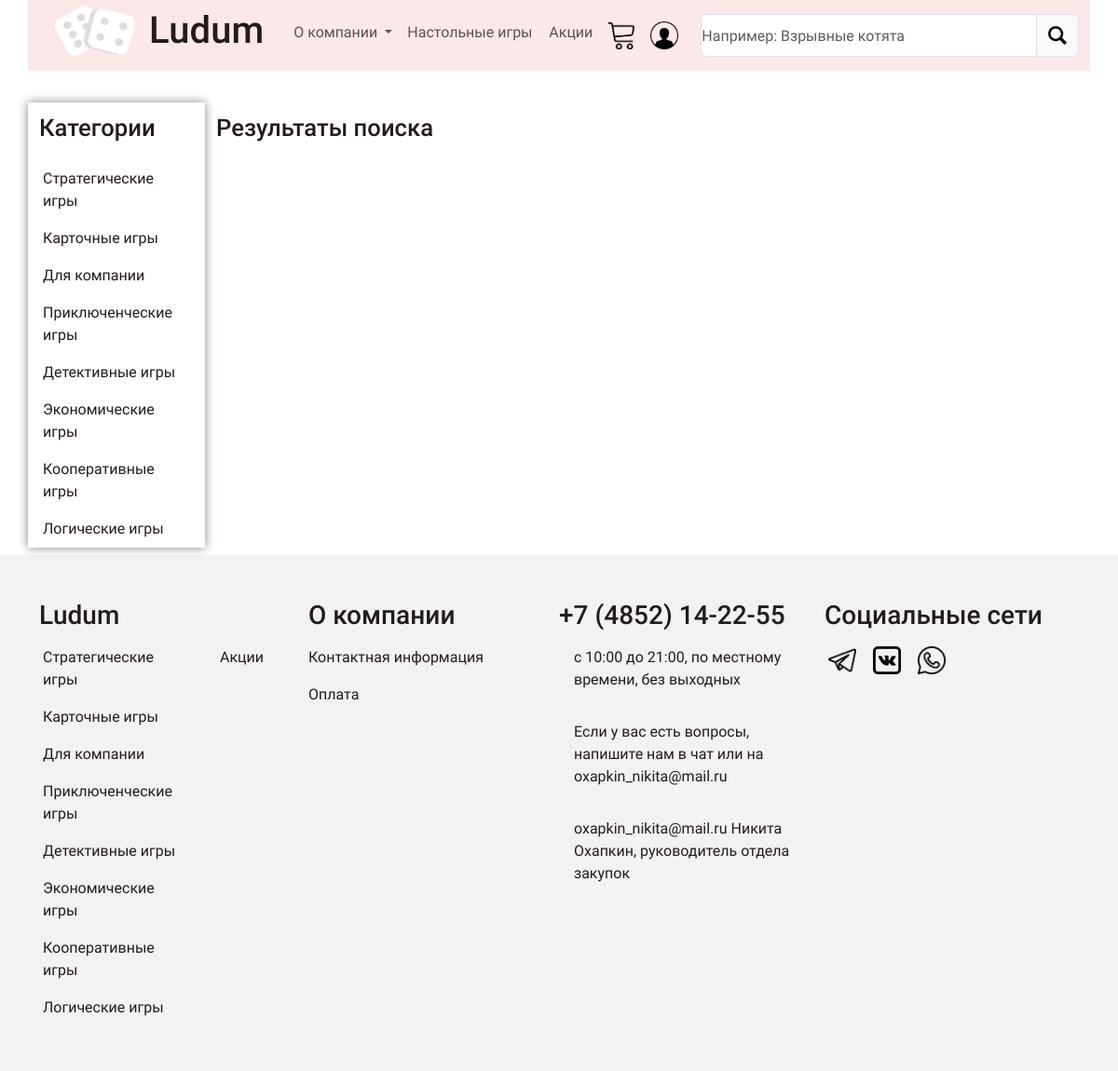
Screenshot of /search.php with the database file from the repository.
### tables this page shows
CREATE TABLE `category` (
  `id` int(11) NOT NULL,
  `name` varchar(128) NOT NULL,
  `description` varchar(256) NOT NULL
);

### app/database/db.php (called while the page is built, shortened)
<?php
require('connect.php');
function dbCheckError($query){
    $errInfo = $query->errorInfo();
    return true;
}
function selectAll($table, $params =[]){
    global $pdo;
    $sql = "SELECT * FROM $table";
    $query = $pdo->prepare($sql);
    $query->execute();
    return $query->fetchAll();
}

### app/controllers/topics.php (called while the page is built, shortened)
<?php
include SITE_ROOT . "/app/database/db.php";
$allCategory = selectAll('category');
?>

### search.php (the view, shortened to what this page needs)
<?php
    include("app/controllers/topics.php");
?>
<!DOCTYPE html>
<html lang="en">
<head>
    <link rel="stylesheet" type="text/css" href="css/bootstrap.min.css">
    <link rel="stylesheet" type="text/css" href="css/style.css">
</head>
<body>
  <?php
    include("app/include/header.php");
  ?>
  <div class="container mt-2">
    <div class="row">
      <div class=" col-lg-2 sidebar mb-auto ">
        <p class="mt-2">Категории</p>
        <ul class="nav flex-column sidebar__ul">
        <?php foreach($allCategory as $key => $category):?>
          <li class="nav-item">
          <a class="nav-link" href="<?=BASE_URL . 'category.php?id=' . $category['id']; ?>"><?=$category['name']; ?></a>
          </li>
          <?php endforeach; ?>
        </ul>
      </div>
      <div class="col-md-12 col-sm-12 col-12 col-lg-10 wrapper_card">
          <p class="mt-2">Результаты поиска</p2>
    </div>
  </div>
</div>
  <?php
    include("app/include/footer.php");
  ?>
</body>
</html>

### app/include/footer.php
<?php $allcat = selectAll('category'); ?>
<div class="container-fluid footer">
  <div class="container mt-2">
    <div class="row div_foot_row">
      <div class="d-none d-md-block col-md-3 py-5 ">
        <div class="row ">
          <h3>Ludum</h3>
          <div class="col-8 col-md-8 col-lg-8 div_foot_text">
            <ul class="nav flex-column footer__ul">
            <?php foreach($allcat as $key => $cat):?>
          <li class="nav-item">
            <a class="nav-link" href="<?=BASE_URL . 'category.php?id=' . $cat['id']; ?>"><?=$cat['name']; ?></a>
          </li>
          <?php endforeach; ?>
            </ul>
          </div>
          <div class="col-4 col-md-4 col-lg-4 div_foot_text">
            <ul class="nav flex-column footer__ul">
              <li class="nav-item">
                <a class="nav-link" href="<?php echo BASE_URL . 'stocks.php'?>">Акции</a>
              </li>
            </ul>
          </div>
        </div>
      </div>
      <div class="d-none d-md-block col-md-3 py-5 foot__about div_foot_text">
      <h3>О компании</h3>
          <ul class="nav flex-column footer__ul">
            <li class="nav-item">
              <a class="nav-link" href="<?php echo BASE_URL . 'contacts.php'?>">Контактная информация</a>
            </li>
            <li class="nav-item">
              <a class="nav-link" href="<?php echo BASE_URL . 'payment.php'?>">Оплата</a>
            </li>
          </ul>
      </div>
      <div class="col-12 col-sm-12 col-md-3 py-sm-4 py-md-5 div_foot_text foot_md">
        <h3>+7 (4852) 14-22-55</h3>
          <ul class="nav flex-column sidebar__ul ">
            <li class="nav-item">
              <p class="foot-p " >с 10:00 до 21:00, по местному времени, без выходных</p>
            </li>
            <li class="nav-item">
              <p class="foot-p" >Если у вас есть вопросы, напишите нам в чат или на oxapkin_nikita@mail.ru</p>
            </li>
            <li class="nav-item">
              <p class="foot-p" >oxapkin_nikita@mail.ru Никита Охапкин, руководитель отдела закупок</p>
            </li>
          </ul>
      </div>
      <div class="col-sm-12 col-md-3 pb-sm-4 py-md-5 div_foot_text foot_md">
        <h3>Социальные сети</h3>
          <ul class="nav flex-row sidebar__ul foot_social">
            <li class="nav-item ">
              <a class="nav-link " href="#">
                <img src="image/telegram.png" class=" d-inline-block " width="30" height="30" alt="Аккаунт" loading="lazy">
              </a>
            </li>
            <li class="nav-item">
              <a class="nav-link" href="#">
                <img src="image/vk.png" class=" d-inline-block" width="30" height="30" alt="Аккаунт" loading="lazy">
              </a>
            </li>
            <li class="nav-item">
              <a class="nav-link" href="#">
                <img src="image/watsaap.png" class=" d-inline-block" width="30" height="30" alt="Аккаунт" loading="lazy">
              </a>
            </li>
          </ul>
      </div>
    </div>
  </div>
  </div>

### rows the page displays
category: name "Стратегические игры"
category: name "Карточные игры"
category: name "Для компании"
category: name "Приключенческие игры"
category: name "Детективные игры"
category: name "Экономические игры"
category: name "Кооперативные игры"
category: name "Логические игры"
